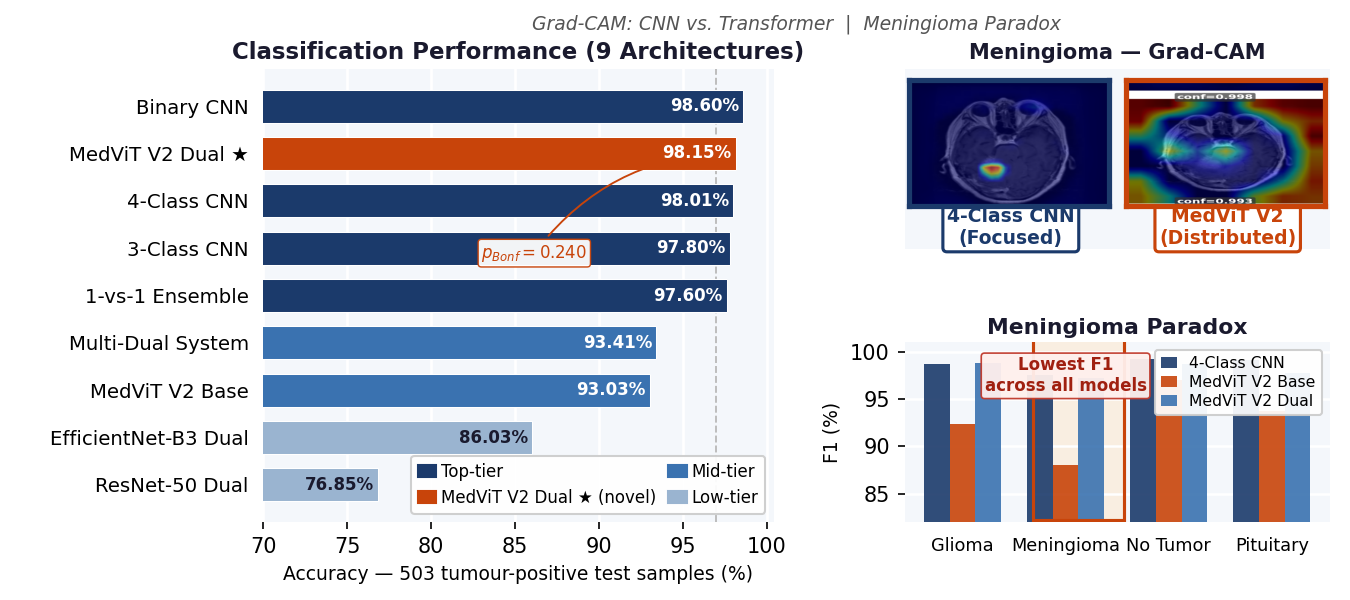

Write Python code to recreate this figure.
"""
Graphical Abstract v6 — CMPB
Layout: 2 columns
  Left  (55%): Horizontal bar chart — 9 architectures
  Right (45%): top = Grad-CAM grid (CNN / ViT)
               bottom = Meningioma Paradox F1 bars
"""

import numpy as np
import matplotlib
matplotlib.use("Agg")
import matplotlib.pyplot as plt
import matplotlib.gridspec as gridspec
import matplotlib.patches as mpatches

# ── Palette ───────────────────────────────────────────────────────────────────
NAVY   = "#1b3a6b"
ORANGE = "#c8440a"
BLUE   = "#3a72b0"
LGRAY  = "#9ab4d0"
WHITE  = "#ffffff"
BG     = "#f4f7fb"
DARK   = "#1a1a2e"

MODELS = [
    ("Binary CNN",           98.60, NAVY),
    ("MedViT V2 Dual ★",    98.15, ORANGE),
    ("4-Class CNN",          98.01, NAVY),
    ("3-Class CNN",          97.80, NAVY),
    ("1-vs-1 Ensemble",      97.60, NAVY),
    ("Multi-Dual System",    93.41, BLUE),
    ("MedViT V2 Base",       93.03, BLUE),
    ("EfficientNet-B3 Dual", 86.03, LGRAY),
    ("ResNet-50 Dual",       76.85, LGRAY),
]

F1_DATA = {
    "4-Class CNN":    [98.75, 97.58, 99.26, 99.15],
    "MedViT V2 Base": [92.41, 88.02, 97.00, 93.77],
    "MedViT V2 Dual": [98.76, 97.21, 98.75, 97.78],
}
F1_CLASSES = ["Glioma", "Meningioma", "No Tumor", "Pituitary"]

# ── XAI image: Meningioma column only (CNN + ViT) ────────────────────────────
# Original: 3 rows (Original MRI / CNN Grad-CAM / MedViT Grad-CAM)
#           4 cols (Glioma / Meningioma / No Tumor / Pituitary)
xai_full = plt.imread("xai_comparison_cnn_vs_medvit_clean.png")
H_x, W_x = xai_full.shape[:2]
rh = H_x // 3
cw = W_x // 4
# Meningioma column (col 1): CNN row (1) and ViT row (2)
cnn_meni_raw = xai_full[rh + rh // 3 : 2 * rh, cw : 2 * cw]   # 4-Class CNN Grad-CAM
vit_meni_raw  = xai_full[2 * rh      : 3 * rh, cw : 2 * cw]  # MedViT V2 Grad-CAM

def autocrop(img, thr=0.93):
    """Strip white/near-white border rows and columns."""
    gray = np.mean(img[:, :, :3], axis=2)
    mask = gray < thr
    r = np.any(mask, axis=1); c = np.any(mask, axis=0)
    r0, r1 = np.argmax(r), len(r) - np.argmax(r[::-1])
    c0, c1 = np.argmax(c), len(c) - np.argmax(c[::-1])
    return img[r0:r1, c0:c1]

cnn_meni = autocrop(cnn_meni_raw)
vit_meni  = autocrop(vit_meni_raw)

# ── Figure: 9 × 4 inch @ 300 DPI → 2700 × 1200 px ───────────────────────────
fig = plt.figure(figsize=(9, 4), facecolor=WHITE)

# Outer: 2 columns
gs_outer = gridspec.GridSpec(
    1, 2,
    figure=fig,
    width_ratios=[1.2, 1.0],
    wspace=0.28,
    left=0.195, right=0.985, top=0.885, bottom=0.13,
)

ax_bar = fig.add_subplot(gs_outer[0])

# Right column: 2 rows (XAI top, Meningioma bottom)
gs_right = gridspec.GridSpecFromSubplotSpec(
    2, 1,
    subplot_spec=gs_outer[1],
    hspace=0.52,
    height_ratios=[1.0, 1.0],
)
ax_xai  = fig.add_subplot(gs_right[0])
ax_meni = fig.add_subplot(gs_right[1])

# ── Figure-level title ────────────────────────────────────────────────────────
fig.text(
    0.59, 0.975,
    "Grad-CAM: CNN vs. Transformer  |  Meningioma Paradox",
    ha="center", va="top", fontsize=9, color="#555", style="italic",
)


# ═══════════════════════════════════════════════════════════════════════════════
# LEFT — Accuracy Bar Chart
# ═══════════════════════════════════════════════════════════════════════════════
names  = [m[0] for m in MODELS]
accs   = [m[1] for m in MODELS]
colors = [m[2] for m in MODELS]
y_pos  = np.arange(len(MODELS))

ax_bar.set_facecolor(BG)
ax_bar.barh(y_pos, accs, color=colors, height=0.70,
            zorder=3, edgecolor=WHITE, linewidth=0.5)
ax_bar.invert_yaxis()

for i, (acc, col) in enumerate(zip(accs, colors)):
    tc = WHITE if col in (NAVY, ORANGE, BLUE) else DARK
    ax_bar.text(acc - 0.25, i, f"{acc:.2f}%",
                va="center", ha="right", fontsize=8,
                fontweight="bold", color=tc, zorder=4)

ax_bar.axvline(97.0, color="#bbb", ls="--", lw=0.9, zorder=2)
ax_bar.set_xlim(70, 100.4)
ax_bar.set_yticks(y_pos)
ax_bar.set_yticklabels(names, fontsize=9.5)
ax_bar.set_xlabel("Accuracy — 503 tumour-positive test samples (%)", fontsize=9, labelpad=4)
ax_bar.set_title("Classification Performance (9 Architectures)",
                 fontsize=11, fontweight="bold", color=DARK, pad=5)
ax_bar.grid(axis="x", color=WHITE, lw=1.3, zorder=1)
ax_bar.tick_params(left=False)
for sp in ax_bar.spines.values():
    sp.set_visible(False)

# Wilcoxon note
ax_bar.annotate(
    "$p_{Bonf}=0.240$",
    xy=(98.15, 1), xytext=(83, 3.2),
    fontsize=8, color=ORANGE, fontweight="bold",
    arrowprops=dict(arrowstyle="->", color=ORANGE, lw=0.9,
                    connectionstyle="arc3,rad=-0.25"),
    bbox=dict(boxstyle="round,pad=0.2", fc=WHITE, ec=ORANGE, lw=0.7, alpha=0.95),
)

legend_items = [
    mpatches.Patch(color=NAVY,   label="Top-tier"),
    mpatches.Patch(color=ORANGE, label="MedViT V2 Dual ★ (novel)"),
    mpatches.Patch(color=BLUE,   label="Mid-tier"),
    mpatches.Patch(color=LGRAY,  label="Low-tier"),
]
ax_bar.legend(handles=legend_items, fontsize=8, loc="lower right",
              framealpha=0.93, edgecolor="#ccc", ncol=2,
              handlelength=1.1, handletextpad=0.3, columnspacing=0.7, borderpad=0.4)


# ═══════════════════════════════════════════════════════════════════════════════
# RIGHT TOP — 2 Grad-CAM images side by side (Meningioma: CNN vs ViT)
# ═══════════════════════════════════════════════════════════════════════════════
ax_xai.set_facecolor(BG)
ax_xai.set_xticks([])
ax_xai.set_yticks([])
for sp in ax_xai.spines.values():
    sp.set_visible(False)
ax_xai.set_title("Meningioma — Grad-CAM",
                 fontsize=10, fontweight="bold", color=DARK, pad=5)

# CNN image (left inset) — label OUTSIDE below
ax_c = ax_xai.inset_axes([0.01, 0.24, 0.47, 0.70])
ax_c.imshow(cnn_meni, aspect="auto")
ax_c.set_xticks([])
ax_c.set_yticks([])
for sp in ax_c.spines.values():
    sp.set_color(NAVY); sp.set_linewidth(2.5)

ax_xai.text(0.25, 0.12, "4-Class CNN\n(Focused)", ha="center", va="center",
            fontsize=9, color=NAVY, fontweight="bold",
            transform=ax_xai.transAxes,
            bbox=dict(boxstyle="round,pad=0.22", fc=WHITE, ec=NAVY, lw=1.5))

# ViT image (right inset) — label OUTSIDE below
ax_v = ax_xai.inset_axes([0.52, 0.24, 0.47, 0.70])
ax_v.imshow(vit_meni, aspect="auto")
ax_v.set_xticks([])
ax_v.set_yticks([])
for sp in ax_v.spines.values():
    sp.set_color(ORANGE); sp.set_linewidth(2.5)

ax_xai.text(0.76, 0.12, "MedViT V2\n(Distributed)", ha="center", va="center",
            fontsize=9, color=ORANGE, fontweight="bold",
            transform=ax_xai.transAxes,
            bbox=dict(boxstyle="round,pad=0.22", fc=WHITE, ec=ORANGE, lw=1.5))


# ═══════════════════════════════════════════════════════════════════════════════
# RIGHT BOTTOM — Meningioma Paradox
# ═══════════════════════════════════════════════════════════════════════════════
x = np.arange(len(F1_CLASSES))
w = 0.25
bar_cols = [NAVY, ORANGE, BLUE]

ax_meni.set_facecolor(BG)
for sp in ax_meni.spines.values():
    sp.set_visible(False)

for i, (mname, vals) in enumerate(F1_DATA.items()):
    ax_meni.bar(x + i * w, vals, w, label=mname,
                color=bar_cols[i], alpha=0.90, zorder=3)

# Highlight Meningioma column
ax_meni.add_patch(mpatches.FancyBboxPatch(
    (x[1]-0.07, 82.2), 3*w+0.14, 19.3, boxstyle="square,pad=0",
    facecolor="#fde8d0", lw=0, zorder=1.5, alpha=0.60))
ax_meni.add_patch(mpatches.FancyBboxPatch(
    (x[1]-0.07, 82.2), 3*w+0.14, 19.3, boxstyle="square,pad=0",
    edgecolor=ORANGE, facecolor="none", lw=1.5, zorder=4))

ax_meni.set_ylim(82, 101)
ax_meni.set_xticks(x + w)
ax_meni.set_xticklabels(F1_CLASSES, fontsize=8.5)
ax_meni.set_ylabel("F1 (%)", fontsize=9)
ax_meni.set_title("Meningioma Paradox", fontsize=10.5,
                  fontweight="bold", color=DARK, pad=4)
ax_meni.grid(axis="y", color=WHITE, lw=1.2, zorder=1)
ax_meni.tick_params(bottom=False)

# Compact annotation inside the Meningioma column
ax_meni.text(x[1] + w, 99.5,
             "Lowest F1\nacross all models",
             ha="center", va="top", fontsize=8, color="#a02010",
             fontweight="bold", zorder=5,
             bbox=dict(boxstyle="round,pad=0.2", fc="#fff0ed",
                       ec="#c0392b", lw=0.8, alpha=0.95))

ax_meni.legend(fontsize=7.5, loc="upper right",
               framealpha=0.93, edgecolor="#ccc",
               handlelength=1.0, labelspacing=0.25, borderpad=0.4)


# ── Save ─────────────────────────────────────────────────────────────────────
fig.savefig("graphical_abstract.tiff", dpi=300, facecolor=WHITE)
fig.savefig("graphical_abstract.pdf",            facecolor=WHITE)
fig.savefig("graphical_abstract.png",  dpi=150,  facecolor=WHITE)
print("Saved: graphical_abstract.tiff (300 DPI, 2700×1200 px) | .pdf | .png")
